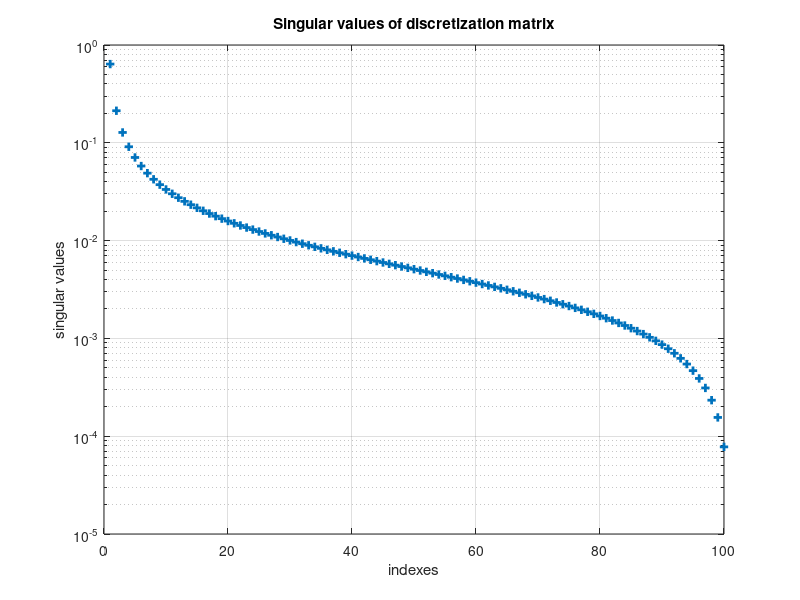
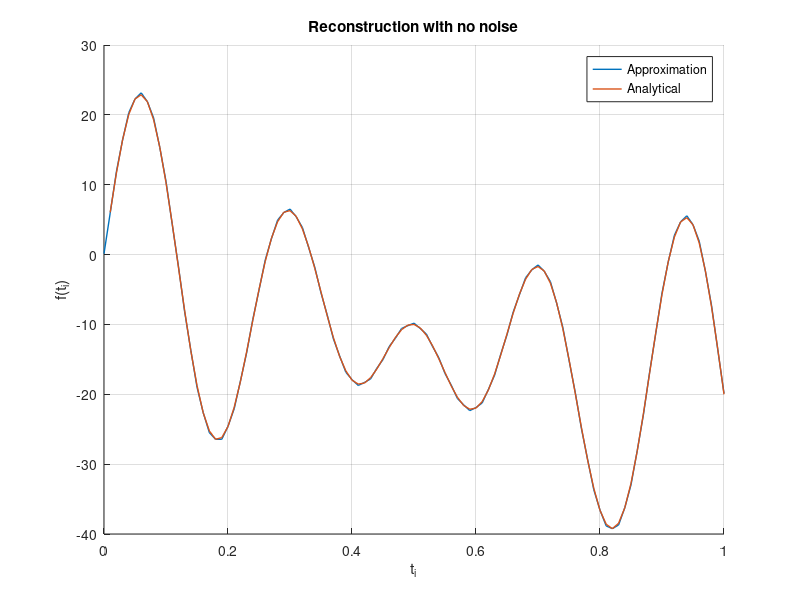
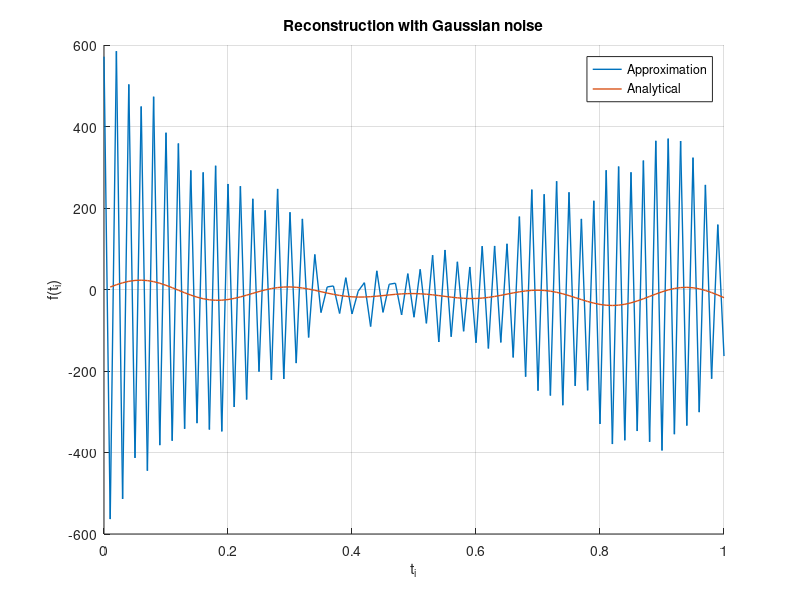
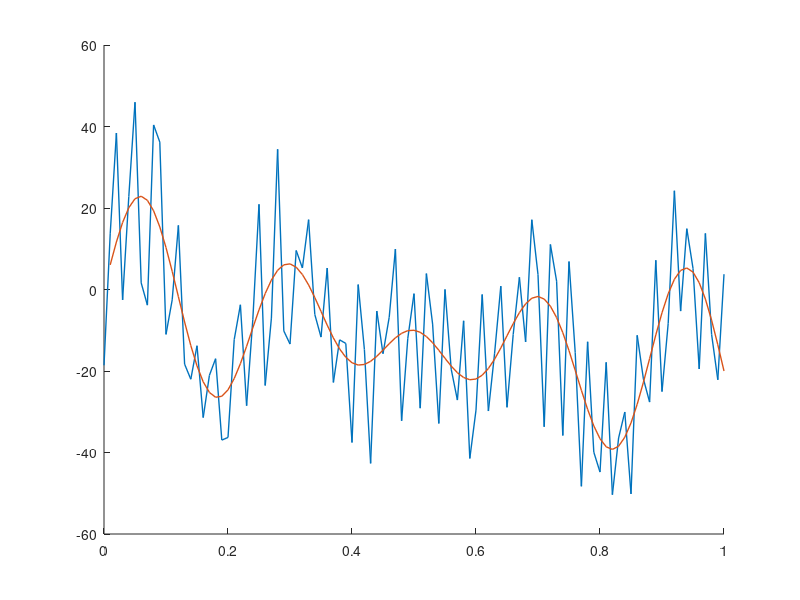

Write the MATLAB code that produced these figures, in order. (Note: this script raises an error after producing the figures.)
clear all;
close all;
%%
% Let g : [0,1] → R be a differentiable function satisfying g(0) = 0. 
% We assume to know the (noisy) values of g at the points tj = j/100, j = 1,2,..,100. 
% The goal is to estimate the derivative of g at these same points and at the origin.
% This problem can be tackled by transforming it into a matrix equation: 
% If we denote f = g′, then g(t) = \int_0_to_t f(s)ds, t ∈ [0,1].
% The measurement y = (y1, y2, . . . , y100)^T ∈ R^100 is therefore 
% y_j = g(t_j) + n_j, where nj is the measurement error. 
% The point values x = (f(t0),f(t1),...,f(t100))^T ∈ R^^101 are the unknowns.
N = 100;
T = 1;
%%
% (a) 
% Write the forward problem in the form y =  Ax + n via discretization.
% Create the system matrix A ∈ R^100×101 by using the trapezoidal rule
A = tril(ones(N + 1)) - 1/2 * eye(N + 1);
A(1,:) = [];
A(:, 1) = 1/2;
A = 1/N * A;
%%
% (b) 
% Characterize Ker(A) and Ran(A)^⊥.
%%
% (c) 
% Use Matlab to compute the singular value decomposition and 
% the Moore–Penrose pseudoinverse of A. Plot the singular values of A.

% svd
[U L V] = svd(A);

% Pseudo-inverse
A_pinv = pinv(A);

% plot of singular values
figure(1);
semilogy(diag(L), '+', 'LineWidth', 2);
title('Singular values of discretization matrix');
xlabel('indexes');
ylabel('singular values');
grid on
%%
% (d)
% Consider the linear system (1) when 
% g(t) = 2 cos(πt) sin^2(4πt) − 10t^2
% i.e., form y by evaluating this function at the grid points and adding 
% some measurement noise.
% Compute the minimum norm solution A^†*y with no noise and when each nj is 
% an independent realization of a normally distributed random variable with
% zero mean and standard deviation 0.1. 
% Plot the obtained approximations and compare them with the exact derivative. 
% Does the use of the pseudoinverse give reasonable results in both cases?
t = linspace(1/N, 1, N);
g = (2 * cos(pi*t) .* sin(4*pi*t).^2 - 10 * t.^2)';
f = -2 * pi * sin(pi*t) .* sin(4*pi*t).^2 + 16 * pi * sin(4*pi*t) .* cos(4*pi*t) .* cos(pi*t) - 20*t;

% Solution with no noise: 
y = A_pinv * g;

% plot solution without noise
figure(2);
hold on
plot([0, t], y, 'LineWidth', 1);
plot(t, f, 'LineWidth', 1);
title('Reconstruction with no noise');
legend('Approximation', 'Analytical');
xlabel('t_i');
ylabel('f(t_i)');
grid on
hold off

% Solution with Gaussian noise:
s = 0.1;
noise = s * randn(N, 1);
g_n = g + noise;
y_n = A_pinv * g_n;

% plot solution with Gaussian noise
figure(3);
hold on
plot([0, t], y_n, 'LineWidth', 1);
plot(t, f, 'LineWidth', 1);
title('Reconstruction with Gaussian noise');
legend('Approximation', 'Analytical');
xlabel('t_i');
ylabel('f(t_i)');
grid on
hold off

% we observe that solutions without Gaussian noise is almost perfect
% approximation of the analytical derivative, while solution with gaussian
% noise is very distored. Clearly, the second solution is not really
% reasonable, while the first one might be just too good.
%%
% (e)
% Try an alternative approach and approximately solve (1) in the noisy case
% by resorting to singular value truncation (the truncated SVD solution). 
% Produce three reconstructions: When ‘inverting’ A, take into account the 
% singular values that are larger than (i) 0.002, (ii) 0.02 and (iii) 0.2, 
% respectively. Plot the obtained approximations and compare them with the
% exact derivative. 
% Which of the three spectral cut-offs gives the best reconstruction?

lambdas = [0.002, 0.02, 0.2];
diagonal = diag(L);

for l = 1:3
    % compute truncated svd
    n = max(find(diagonal > lambdas(l)));
    sv = [1./diagonal(1:n); zeros(N-n, 1)];
    A_pinv_n = V * [diag(sv); zeros(1, N)] * U';

    % solve inverse problem
    yn_t = A_pinv_n * g_n;

    % plot the solution
    figure(3 + l);
    hold on
    plot([0, t], yn_t, 'LineWidth', 1);
    plot(t, f, 'LineWidth', 1);
    title('Reconstruction with Gaussian noise and lambda', lambdas(l));
    legend('Approximation', 'Analytical');
    xlabel('t_i');
    ylabel('f(t_i)');
end
hold off

% from the plots it is clear that solution with lambda = 0.02 gives the 
% best reconstruction.